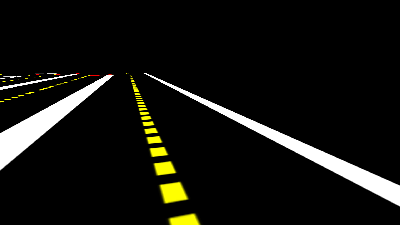
#> input picture sim_testing_images/straight.png, 400 x 225 px
$ jupyter execute --allow-errors testing.ipynb
#> lines starting #> are read from the running program, lines starting #| are printed output that depends on the picture; after the words box and inside, x2 and y2 are one past the last pixel; in counts of white or black regions, pixels touching at a corner belong together; long printed decimals are rounded
[cell 1]
import numpy as np
import cv2 as cv
import matplotlib.pyplot as plt

[cell 2]
img = cv.imread('./sim_testing_images/straight.png')
#> img is the input picture: shape (225, 400, 3); mean B, G, R 15.2, 19.5, 19.5
rgb_img = cv.cvtColor(img, cv.COLOR_BGR2RGB)

print(rgb_img.shape)
#| (225, 400, 3)
tmp = cv.resize(rgb_img, (100, 56))

plt.imshow(tmp)

[cell 3]
# [29 lines left out: function get_yellow_blob_centers, not called in this run]

def get_red_blob_centers(bgr_img):
    rgb_img = cv.cvtColor(img, cv.COLOR_BGR2RGB)
    # Get grayscale image with only centerline (yellow colors)
    lower_red = np.array([240,0,0])
    upper_red = np.array([255,0,0])
    stopline_gray_img = cv.inRange(rgb_img, lower_red, upper_red) # get only yellow colors in image

    # Get Contours for center line blobs
    contours, hierarchy = cv.findContours(stopline_gray_img, cv.RETR_TREE, cv.CHAIN_APPROX_SIMPLE)
    centers = []
    for i in contours:
        M = cv.moments(i)
        if M['m00'] != 0:
            cx = int(M['m10']/M['m00'])
            cy = int(M['m01']/M['m00'])
            if cx > rgb_img.shape[1]/4 and cx < rgb_img.shape[1]*3/4 and cy > rgb_img.shape[0]/2:
                cv.drawContours(rgb_img, [i], -1, (0,255,0), 2)
                cv.circle(rgb_img, (cx, cy), 7, (0, 0, 255), -1)
                centers.append((cx, cy))
                # print(f"x: {cx}, y: {cy}")

    return centers

#> (a cell that did not finish here is left out)

# hough transform stuff

[cell 5]
img = cv.imread('./sim_testing_images/intersection2.png')
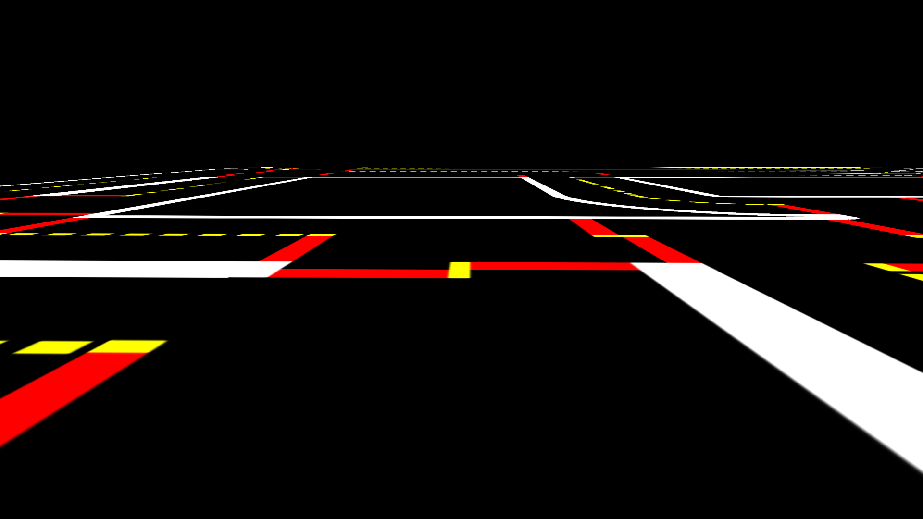
#> input picture sim_testing_images/intersection2.png, 923 x 519 px
#> img is the input picture: shape (519, 923, 3); mean B, G, R 15.3, 17, 23.1
rgb_img = cv.cvtColor(img, cv.COLOR_BGR2RGB)
#> rgb_img: shape (519, 923, 3)

plt.imshow(rgb_img)

[cell 6]
#https://towardsdatascience.com/deeppicar-part-4-lane-following-via-opencv-737dd9e47c96

def show_image(title, img):
    cv.imshow("img", img)
    cv.waitKey(0)
    cv.destroyAllWindows()

def detect_edges(frame):
    # filter for blue lane lines
    hsv = cv.cvtColor(frame, cv.COLOR_BGR2HSV)
    # show_image("img", hsv)
    lower_white = np.array([0,0,200])
    upper_white = np.array([255,55,255])
    mask = cv.inRange(hsv, lower_white, upper_white)
    # show_image("mask", mask)

    # detect edges
    edges = cv.Canny(mask, 200, 400)
    return edges

def region_of_interest(edges):
    height, width = edges.shape
    mask = np.zeros_like(edges)

    # only focus bottom half of the screen
    polygon = np.array([[
        (0, height * 1 / 2),
        (width, height * 1 / 2),
        (width, height),
        (0, height),
    ]], np.int32)

    cv.fillPoly(mask, polygon, 255)
    cropped_edges = cv.bitwise_and(edges, mask)
    return cropped_edges

[cell 7]
def detect_line_segments(cropped_edges):
    # tuning min_threshold, minLineLength, maxLineGap is a trial and error process by hand
    rho = 1  # distance precision in pixel, i.e. 1 pixel
    angle = np.radians(1)  # angular precision in radian, i.e. 1 degree
    min_threshold = 10  # minimal of votes
    line_segments = cv.HoughLinesP(cropped_edges, rho, angle, min_threshold,
                                    np.array([]), minLineLength=8, maxLineGap=4)

    return line_segments

#how to associate pixel coords to lane lines?
# left lines should be sloped up, right should be sloped down.
# I think this is always true.... at least in bottom half of image.

[cell 8]
## NEED TO THINK ABOUT THIS PART. NEED TO TAKE DETECTED LINE SEGMENTS AND CONVERT THEM TO LEFT AND RIGHT LANE COORDS

def make_points(frame, line):
    height, width, _ = frame.shape
    slope, intercept = line
    y1 = height  # bottom of the frame
    y2 = int(y1 * 1 / 2)  # make points from middle of the frame down

    # bound the coordinates within the frame
    x1 = max(-width, min(2 * width, int((y1 - intercept) / slope)))
    x2 = max(-width, min(2 * width, int((y2 - intercept) / slope)))
    return [[x1, y1, x2, y2]]

def average_slope_intercept(frame, line_segments):
    """
    This function combines line segments into one or two lane lines
    If all line slopes are < 0: then we only have detected left lane
    If all line slopes are > 0: then we only have detected right lane
    """
    lane_lines = []
    if line_segments is None:
        print('No line_segment segments detected')
        return lane_lines

    height, width, _ = frame.shape
    left_fit = []
    right_fit = []

    boundary = 1/3
    left_region_boundary = width * (1 - boundary)  # left lane line segment should be on left 2/3 of the screen
    right_region_boundary = width * boundary # right lane line segment should be on left 2/3 of the screen

    for line_segment in line_segments:
        for x1, y1, x2, y2 in line_segment:
            if x1 == x2:
                print('skipping vertical line segment (slope=inf): %s' % line_segment)
                continue
            fit = np.polyfit((x1, x2), (y1, y2), 1)
            slope = fit[0]
            intercept = fit[1]
            if slope < 0:
                if x1 < left_region_boundary and x2 < left_region_boundary:
                    left_fit.append((slope, intercept))
            else:
                if x1 > right_region_boundary and x2 > right_region_boundary:
                    right_fit.append((slope, intercept))

    left_fit_average = np.average(left_fit, axis=0)
    if len(left_fit) > 0:
        lane_lines.append(make_points(frame, left_fit_average))

    right_fit_average = np.average(right_fit, axis=0)
    if len(right_fit) > 0:
        lane_lines.append(make_points(frame, right_fit_average))

    print('lane lines: %s' % lane_lines)  # [[[316, 720, 484, 432]], [[1009, 720, 718, 432]]]

    return lane_lines

[cell 9]
def detect_lane(frame):

    edges = detect_edges(frame)
#> in detect_edges, `mask = cv.inRange(hsv, lower_white, upper_white)`:
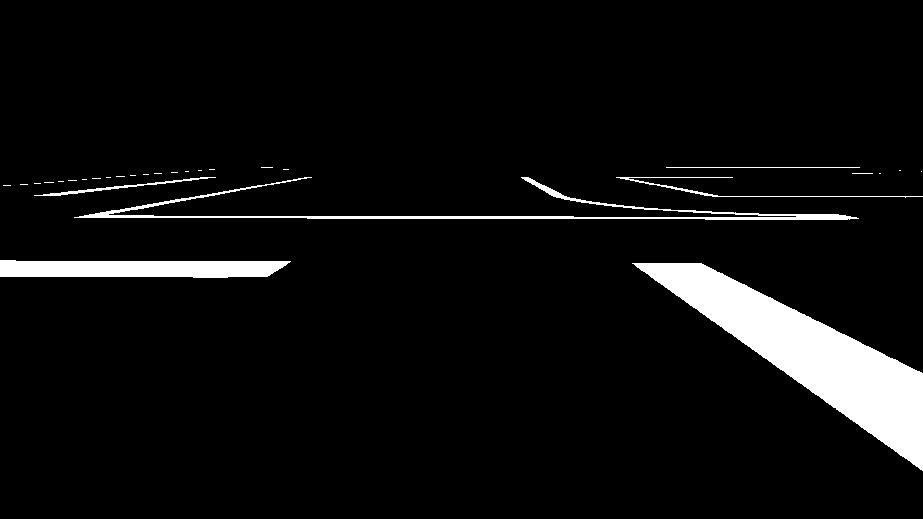
#> mask: shape (519, 923); 5.7% white; 29 white regions (22 under 20 px), largest, box (x1, y1, x2, y2) and area: (632, 263, 923, 471) 18133, (0, 260, 291, 278) 4530, (74, 177, 859, 220) 3451
    cropped_edges = region_of_interest(edges)
#> in region_of_interest, `cropped_edges = cv.bitwise_and(edges, mask)`:
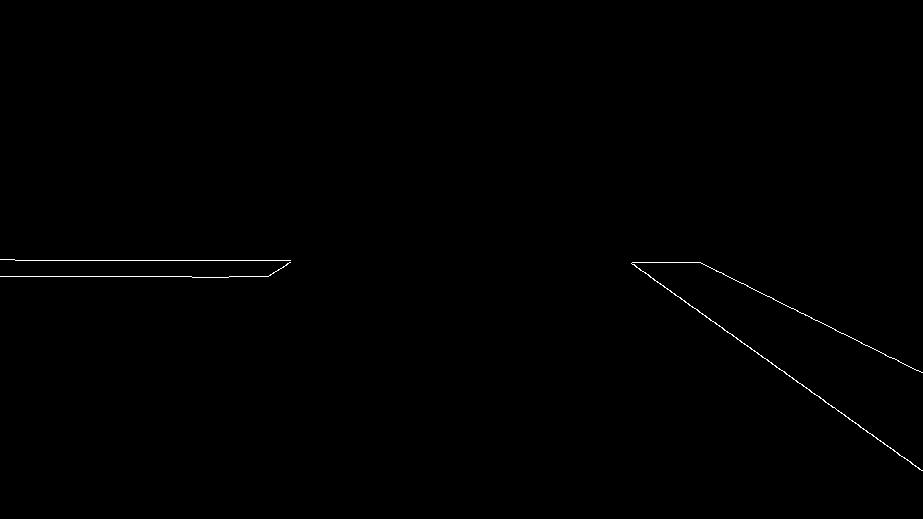
#> cropped_edges: shape (519, 923); 0.27% white in thin lines or dots, all inside (x1, y1, x2, y2) = (0, 259, 923, 471)
    show_image("cropped_edges", cropped_edges)
    line_segments = detect_line_segments(cropped_edges) #outputs endpoints of detected lines (x0,y0,x1,y1)
#> in detect_line_segments, `line_segments = cv.HoughLinesP(cropped_edges, rho, angle, min_threshol..`: line_segments = 18 rows, first 6: [15, 260, 290, 260], [698, 311, 848, 417], [0, 276, 191, 276], [699, 262, 773, 298], [786, 374, 922, 470], [747, 286, 861, 342]
    lane_lines = average_slope_intercept(frame, line_segments)

    return lane_lines

[cell 10]
def display_lines(frame, lines, line_color=(0, 255, 0), line_width=20):
    line_image = np.zeros_like(frame)
    if lines is not None:
        for line in lines:
            for x1, y1, x2, y2 in line:
                cv.line(line_image, (x1, y1), (x2, y2), line_color, line_width)
    line_image = cv.addWeighted(frame, 0.8, line_image, 1, 1)
    return line_image

lane_lines = detect_lane(img)
#> the loop in average_slope_intercept, `for line_segment in line_segments:` made 18 passes
#> after the loop in average_slope_intercept, `for line_segment in line_segments:`: left_fit = [(-2.57e-16, 260), (-2.2e-16, 276), (-4.77e-15, 277), (-0.0278, 282.7), (-0.609, 438.5)]; right_fit = [(0.707, -182.3), (0.486, -78.05), (0.706, -180.8), (0.491, -80.95), (0.69, -172.4), (0.689, -170.4), (0.52, -106.3), (0.545, -127.9), (0.71, -183.6), (0.682, -167.2)]
#> in average_slope_intercept, `left_fit_average = np.average(left_fit, axis=0)`: left_fit_average = [-0.127, 306.9]
#> in make_points, `slope, intercept = line`: slope = -0.127; intercept = 306.9
#> in make_points, `x1 = max(-width, min(2 * width, int((y1 - intercept) / slope)))`: x1 = -923
#> in make_points, `x2 = max(-width, min(2 * width, int((y2 - intercept) / slope)))`: x2 = 375
#> in average_slope_intercept, `right_fit_average = np.average(right_fit, axis=0)`: right_fit_average = [0.623, -145]
#| lane lines: [[[-923, 519, 375, 259]], [[1066, 519, 648, 259]]]
#> in detect_lane, `lane_lines = average_slope_intercept(frame, line_segments)`: lane_lines = [[[-923, 519, 375, 259]], [[1066, 519, 648, 259]]]
#> lane_lines = [[[-923, 519, 375, 259]], [[1066, 519, 648, 259]]]
lane_lines_image = display_lines(img, lane_lines)
#> the loop in display_lines, `for line in lines:` made 2 passes
#> after the loop in display_lines, `for line in lines:`:
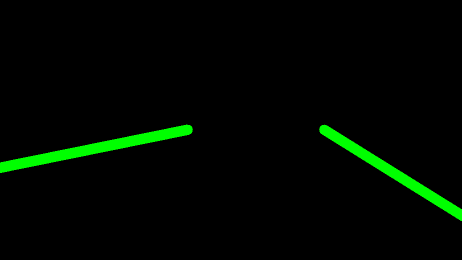
#> line_image: shape (519, 923, 3) (shown at 1/2 size); mean of channels 0, 1, 2 0, 8, 0; drawn as B, G, R
show_image("lane lines", lane_lines_image)

Once lane detection works nicely, then we can probably use both the yellow blobs AND the white lines together. Ideas:

maybe find where yellow line should be based on white lines?
or use the slope of the white lines as input if it loses the yellow?

# Lane detection v2

[cell 11]
# -*- coding: utf-8 -*-
"""road_lane_detection.ipynb

Automatically generated by Colaboratory.

Original file is located at
    https://colab.research.google.com/drive/1w6xv6v5xuQPmMJMMQ5MZnGlC6F9bsi7Q
"""

#ROAD LANE DETECTION

import cv2
import matplotlib.pyplot as plt
import numpy as np
import glob


# [4 lines left out: function grey, not called in this run]

  #Apply Gaussian Blur --> Reduce noise and smoothen image
def gauss(image):
    return cv2.GaussianBlur(image, (5, 5), 0)

  #outline the strongest gradients in the image --> this is where lines in the image are
def canny(image):
    edges = cv2.Canny(image,50,150)
    return edges

def region(image):
    # only focus bottom half of the screen
    height, width = image.shape
    #isolate the gradients that correspond to the lane lines
    polygon = np.array([[
        (0, height * 2/3),
        (width, height * 2/3),
        (width, height),
        (0, height),
    ]], np.int32)

    #create a black image with the same dimensions as original image
    mask = np.zeros_like(image)
    #create a mask (triangle that isolates the region of interest in our image)
    mask = cv2.fillPoly(mask, polygon, 255)
    mask = cv2.bitwise_and(image, mask)
    return mask

def display_lines(image, lines):
    lines_image = np.zeros_like(image)
    #make sure dict isn't empty
    if lines is not None:
        for line in lines.values():
            x1, y1, x2, y2 = line
            #draw lines on a black image
            cv2.line(lines_image, (x1, y1), (x2, y2), (255, 0, 0), 10)
    return lines_image

def average(image, lines):
    left = []
    right = []
    # print(f"Averaging {len(lines)} lines")
    if lines is not None:
      for line in lines:
        # print(f"\nLine (x0,y0,x1,y1): {line}")
        x1, y1, x2, y2 = line.reshape(4)
        #fit line to points, return slope and y-int
        parameters = np.polyfit((x1, x2), (y1, y2), 1)
        # print(f"slope:{parameters[0]}, y_int:{parameters[1]}")
        slope = parameters[0]
        y_int = parameters[1]
        #lines on the right have positive slope, and lines on the left have neg slope
        if slope < 0:
            left.append((slope, y_int))
            # print("Classified as left line")
        else:
            right.append((slope, y_int))
            # print("Classified as right line")


    #takes average among all the columns (column0: slope, column1: y_int)
    detected_lines = {}
    if len(left) > 0:
        left_avg = np.average(left, axis=0)
        print(f"Left Average Slope/Yint:{left_avg}")
        left_line = make_points(image, left_avg)
        detected_lines['left'] = left_line

    if len(right) > 0:
        right_avg = np.average(right, axis=0)
        print(f"Right Average Slope/Yint:{right_avg}")
        right_line = make_points(image, right_avg)
        detected_lines['right'] = right_line

    #create lines based on averages calculates
    return detected_lines

def make_points(image, average):
    slope, y_int = average
    y1 = image.shape[0]
    #how long we want our lines to be --> 3/5 the size of the image
    y2 = int(y1 * (2/3))
    #determine algebraically
    x1 = int((y1 - y_int) // slope)
    x2 = int((y2 - y_int) // slope)
    return np.array([x1, y1, x2, y2])

def get_white_lane_lines(image):
    # filter for blue lane lines
    hsv = cv2.cvtColor(image, cv2.COLOR_BGR2HSV)
    # show_image("img", hsv)
    lower_white = np.array([0,0,200])
    upper_white = np.array([255,55,255])
    mask = cv2.inRange(hsv, lower_white, upper_white)

    return mask

def detect_lanes(img):
    cv2.imshow('original frame', img)
    copy = np.copy(img)
    #threshold on white first
    white = get_white_lane_lines(copy)
    cv2.imshow('white lane lines', white)
    edges = cv2.Canny(white,50,150)
    isolated = region(edges)
    cv2.imshow("edges", edges)
    cv2.imshow("bottom third", isolated)


    #DRAWING LINES: (order of params) --> region of interest, bin size (P, theta), min intersections needed, placeholder array,
    lines = cv2.HoughLinesP(isolated, 1, np.pi/180, 10, np.array([]), minLineLength=40, maxLineGap=5)
    # print(f"Lines found:\n {lines}")
    averaged_lines = average(copy, lines)
    # print(f"Averaged Lines:\n {averaged_lines}")
    black_lines = display_lines(copy, averaged_lines)
    #taking wighted sum of original image and lane lines image
    lanes = cv2.addWeighted(copy, 0.2, black_lines, 1, 0)
    cv2.imshow("lanes", lanes)

    return averaged_lines #dict of left or right lines as keys and values of (x0,y0,x1,y1) defining line

for filename in glob.glob('./sim_testing_images/*.png'):
    img = cv2.imread(filename)
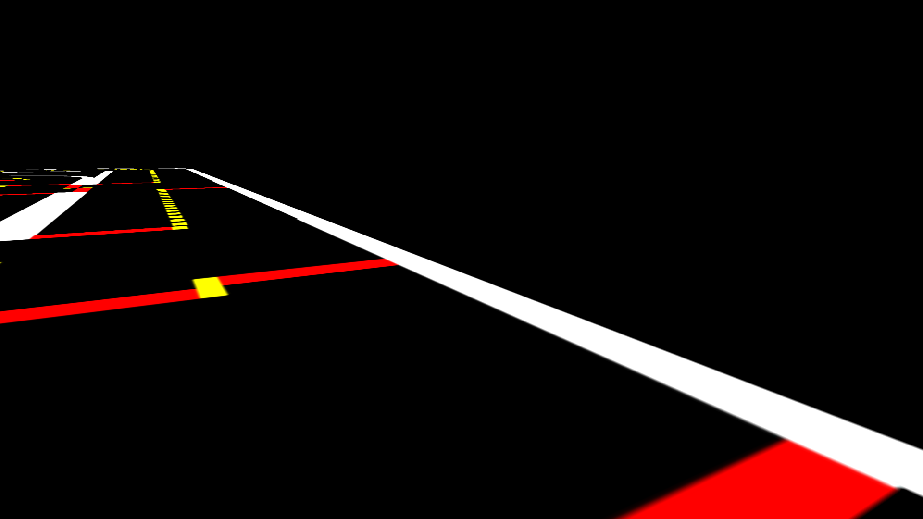
#> input picture sim_testing_images/at_stop.png, 923 x 519 px
#> img is the input picture: shape (519, 923, 3); mean B, G, R 11.7, 12.2, 21
    plt.imshow(img)
    lanes = detect_lanes(img)
#> in detect_lanes, `lines = cv2.HoughLinesP(isolated, 1, np.pi/180, 10, np.array([]), minL..`: lines = [[581, 346, 895, 486], [653, 346, 897, 440], [688, 360, 921, 449], [582, 346, 680, 390]]
#> the loop in average, `for line in lines: # print(f"\nLine (x0,y0,x1,y1): {line}")` made 4 passes
#> (x1, y1, x2, y2, slope, y_int) on passes 1 to 4: (581, 346, 895, 486, 0.446, 86.96), (653, 346, 897, 440, 0.385, 94.43), (688, 360, 921, 449, 0.382, 97.2), (582, 346, 680, 390, 0.449, 84.69)
#> after the loop in average, `for line in lines:`: left = []; right = [(0.446, 86.96), (0.385, 94.43), (0.382, 97.2), (0.449, 84.69)]
#> in average, `right_avg = np.average(right, axis=0)`: right_avg = [0.416, 90.82]
#| Right Average Slope/Yint:[ 0.4155  90.821]
#> in make_points, `slope, y_int = average`: slope = 0.416; y_int = 90.82
#> in make_points, `x1 = int((y1 - y_int) // slope)`: x1 = 1030
#> in make_points, `x2 = int((y2 - y_int) // slope)`: x2 = 614
#> in average, `right_line = make_points(image, right_avg)`: right_line = [1030, 519, 614, 346]
#> in detect_lanes, `averaged_lines = average(copy, lines)`: averaged_lines = {'right': [1030, 519, 614, 346]}
#> the loop in display_lines, `for line in lines.values():` made 1 pass
#> in detect_lanes, `lanes = cv2.addWeighted(copy, 0.2, black_lines, 1, 0)`:
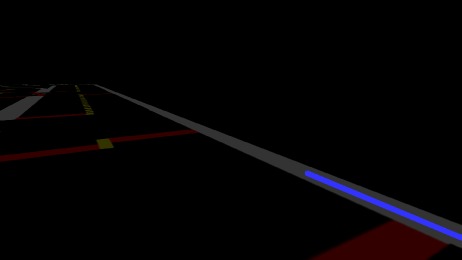
#> lanes: shape (519, 923, 3) (shown at 1/2 size); mean B, G, R 3.9, 2.4, 4.2
#> lanes = {'right': [1030, 519, 614, 346]}
    print(f"LANES: {lanes}")
#| LANES: {'right': array([1030,  519,  614,  346])}

    width = img.shape[1]
    height = img.shape[0]

    polygon = np.array([[
        (0, height * 2/3),
        (width, height * 2/3),
        (width, height),
        (0, height),
    ]], np.int32)
    print(f"shape: {polygon.shape}")
#| shape: (1, 4, 2)
    # pt1 ------------- pt2
    #  |                 |
    #  |                 |
    # pt4 ------------- pt3

    for side, points in lanes.items():
        if side == "left":
            polygon[0, 0, :] = points[-2:]
            polygon[0, 3, :] = points[:2]
        elif side == "right":
            polygon[0, 1, :] = points[-2:]
            polygon[0, 2, :] = points[:2]
#> this loop made 1 pass
#> after the loop, polygon = [[0, 346], [614, 346], [1030, 519], [0, 519]]

    #create a mask (triangle that isolates the region of interest in our image)
    mask = np.zeros(img.shape, dtype="uint8")*255
    mask = cv2.fillPoly(mask, polygon, color=(255, 255, 255))
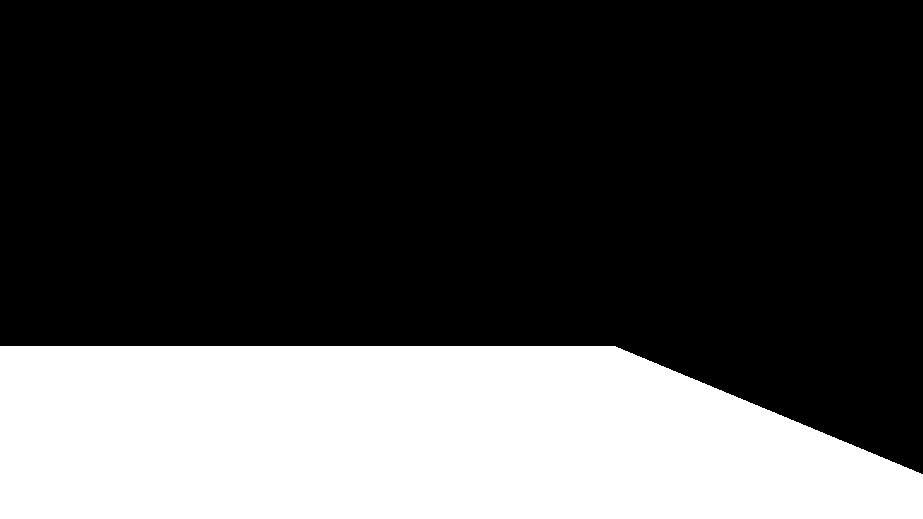
#> mask: shape (519, 923, 3); 29.2% white; 1 white region, box (x1, y1, x2, y2) and area: (0, 346, 923, 519) 139903

    print(f"mask shape: {mask.shape}")
#| mask shape: (519, 923, 3)
    print(f"img shape: {img.shape}")
#| img shape: (519, 923, 3)
    masked = cv2.bitwise_and(img, mask)
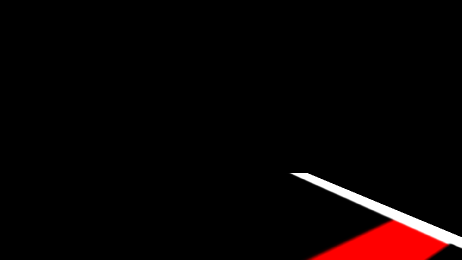
#> masked: shape (519, 923, 3) (shown at 1/2 size); mean B, G, R 3.6, 3.6, 10

    # masked = cv2.addWeighted(masked, 1, img, 1, 0)
    cv2.imshow("FINAL VIEW", masked)

    cv2.waitKey(0)
    cv2.destroyAllWindows()

# PID Control

[cell 12]
from simple_pid import PID

#> (the rest of this cell did not finish here and is left out)

[cell 13]
# PID for speed
from simple_pid import PID

red_centers = get_red_blob_centers(img)
#> in get_red_blob_centers, `stopline_gray_img = cv.inRange(rgb_img, lower_red, upper_red)`:
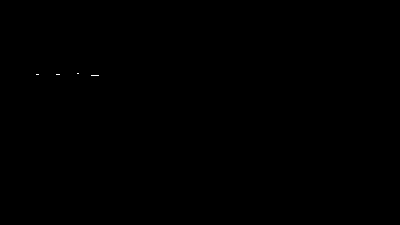
#> stopline_gray_img: shape (225, 400); 0.02% white in thin lines or dots, all inside (x1, y1, x2, y2) = (36, 73, 99, 76)
#> in get_red_blob_centers, `contours, hierarchy = cv.findContours(stopline_gray_img, cv.RETR_TREE,..`: contours = 4 contours, all with area under 20
#> the loop in get_red_blob_centers, `for i in contours:` made 4 passes
#> i on passes 1 to 4: [[91, 75], [98, 75]], [[56, 74], [59, 74]], [[36, 74], [38, 74]], [[77, 73], [78, 73]]
#> after the loop in get_red_blob_centers, `for i in contours:`: centers = []
#> red_centers = []
print(red_centers)
#> (the rest of this cell did not finish here and is left out)

[cell 14]
from scipy.signal import savgol_filter
from collections import deque
import numpy as np
import matplotlib.pyplot as plt
filter_len = 10
hist = deque([],filter_len)
full_hist = []
filter_hist = []

for i in range(100):
    steer = np.random.choice([-30,30])
    hist.append(steer)
    if len(hist) == filter_len:
        filter_output = savgol_filter(hist,filter_len,1)[-1]
        filter_hist.append(filter_output)
    else:
        filter_hist.append(np.NaN)
    full_hist.append(steer)

plt.plot(full_hist)
plt.plot(filter_hist)

[cell 15]
from collections import deque
import numpy as np
import matplotlib.pyplot as plt
filter_len = 10
hist = deque([],filter_len)
full_hist = []
filter_hist = []
filter_steer = 0
steer = 0
filter_hist.append(filter_steer)
full_hist.append(steer)

for i in range(100):
    steer = np.random.choice([-30,30])
    if steer == 30:
        filter_steer += 5
    else:
        filter_steer -= 5

    filter_steer = np.clip(filter_steer, -30,30)
    full_hist.append(steer)
    filter_hist.append(filter_steer)

plt.figure()
plt.plot(full_hist)
plt.plot(filter_hist)

plt.figure()
plt.hist(full_hist, bins=25)
plt.hist(filter_hist, bins=25)
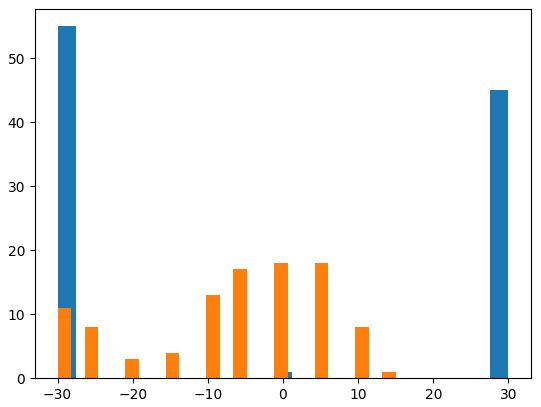
#> figure drawn by matplotlib, 1 panel; tallest bar 55 high, from x = -30 to -27.6
